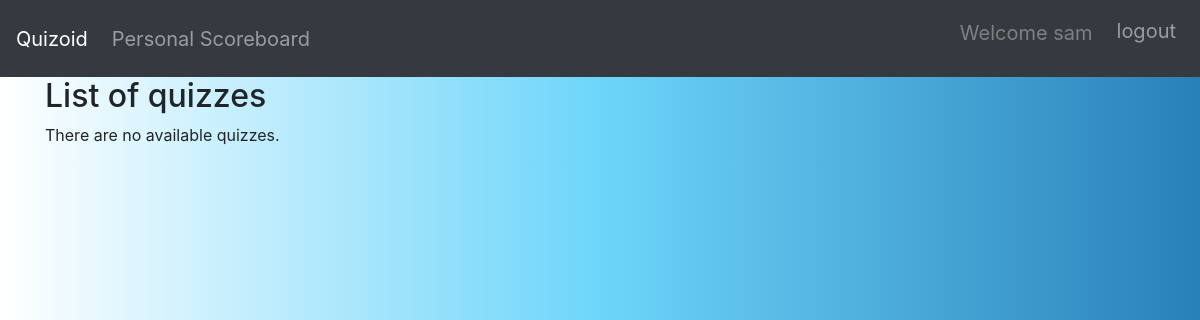
Page /quizzes/ (signed in) on the earlier database version.
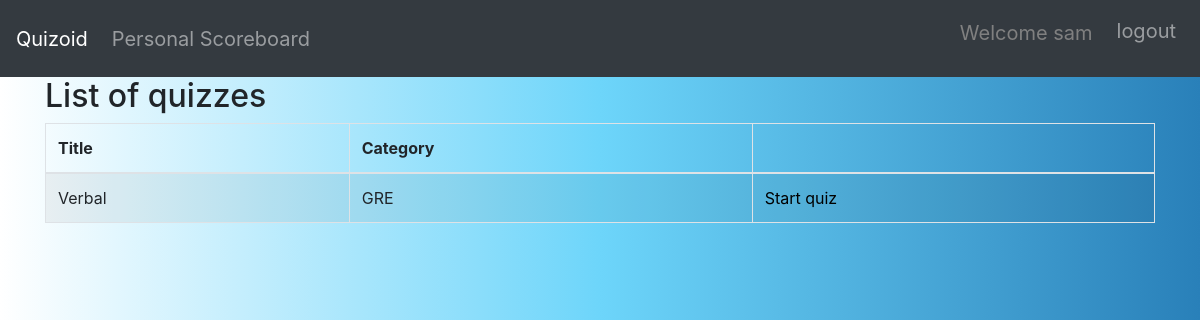
Same page on the later database version.
### quiz/models.py (models this page shows, shortened)
class Quiz(models.Model):
    title = models.CharField(
        verbose_name=_("Title"),
        max_length=60, blank=False)
    description = models.TextField(
        verbose_name=_("Description"),
        blank=True, help_text=_("a description of the quiz"))
    url = models.SlugField(
        max_length=60, blank=False,
        help_text=_("a user friendly url"),
        verbose_name=_("user friendly url"))
    category = models.ForeignKey(
        Category, null=True, blank=True,
        verbose_name=_("Category"), on_delete=models.CASCADE)
    random_order = models.BooleanField(
        blank=False, default=False,
        verbose_name=_("Random Order"),
        help_text=_("Display the questions in "
                    "a random order or as they "
                    "are set?"))
    max_questions = models.PositiveIntegerField(
        blank=True, null=True, verbose_name=_("Max Questions"),
        help_text=_("Number of questions to be answered on each attempt."))
    answers_at_end = models.BooleanField(
        blank=False, default=False,
        help_text=_("Correct answer is NOT shown after question."
                    " Answers displayed at the end."),
        verbose_name=_("Answers at end"))
    exam_paper = models.BooleanField(
        blank=False, default=False,
        help_text=_("If yes, the result of each"
                    " attempt by a user will be"
                    " stored. Necessary for marking."),
        verbose_name=_("Exam Paper"))
    single_attempt = models.BooleanField(
        blank=False, default=False,
        help_text=_("If yes, only one attempt by"
                    " a user will be permitted."
                    " Non users cannot sit this exam."),
        verbose_name=_("Single Attempt"))
    pass_mark = models.SmallIntegerField(
        blank=True, default=0,
        verbose_name=_("Pass Mark"),
        help_text=_("Percentage required to pass exam."),
        validators=[MaxValueValidator(100)])
    success_text = models.TextField(
        blank=True, help_text=_("Displayed if user passes."),
        verbose_name=_("Success Text"))
    fail_text = models.TextField(
        verbose_name=_("Fail Text"),
        blank=True, help_text=_("Displayed if user fails."))
    draft = models.BooleanField(
        blank=True, default=False,
        verbose_name=_("Draft"),
        help_text=_("If yes, the quiz is not displayed"
                    " in the quiz list and can only be"
                    " taken by users who can edit"
                    " quizzes."))
    class Meta:
        verbose_name = _("Quiz")
        verbose_name_plural = _("Quizzes")

class Category(models.Model):
    category = models.CharField(
        verbose_name=_("Category"),
        max_length=250, blank=True,
        unique=True, null=True)
    objects = CategoryManager()
    class Meta:
        verbose_name = _("Category")
        verbose_name_plural = _("Categories")
    def __str__(self):
        return self.category

### quiz/views.py (the view)
class QuizListView(ListView):
    model = Quiz
    def get_queryset(self):
        queryset = super(QuizListView, self).get_queryset()
        return queryset.filter(draft=False)

### quiz/templates/quiz/quiz_list.html (shortened to what this page needs)
{% extends 'base.html' %}
{% load i18n %}
{% load quiz_tags %}
{% block content %}
<h2>{% trans "List of quizzes" %}</h2>
    {% if quiz_list %}
		<table class="table table-bordered table-striped">
		  <thead>
			<tr>
			  <th>{% trans "Title" %}</th>
			  <th>{% trans "Category" %}</th>
			  <th></th>
			</tr>
		  </thead>
		  <tbody>
        {% for quiz in quiz_list %}
  			<tr>
			  <td>{{ quiz.title }}</td>
			  <td>{{ quiz.category }}</td>
			  <td>
			  	{% if user.is_authenticated %}
			  	<a  href="{% url 'quiz_question' quiz_name=quiz.url %}" style="color:black" >
			  			{% trans "Start quiz" %}
			  		</a>
			          {% endif %}
			</tr>
        {% endfor %}
		  </tbody>
		</table>
	{% else %}
        <p>{% trans "There are no available quizzes" %}.</p>
    {% endif %}
{% endblock %}

Differences in the rows shown:
added Quiz: title "Verbal", category "GRE"
Other differences:
text no longer shown: "There are no available quizzes ."
text now shown: "Title Category"
